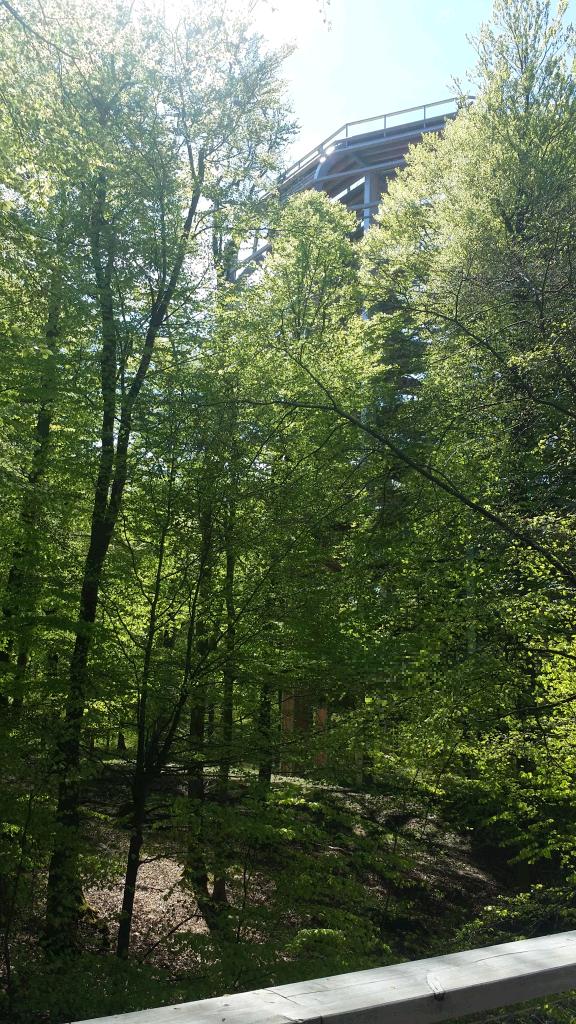
#> input picture content/bwinf1/35_Rhinozelfant/beispieldaten/rhinozelfant1.png, 576 x 1024 px
$ jupyter execute rhinozelfant_loesung.ipynb
#> lines starting #> are read from the running program, lines starting #| are printed output that depends on the picture; after the words box and inside, x2 and y2 are one past the last pixel; in counts of white or black regions, pixels touching at a corner belong together
### Rhinozelfant – Lösung Schritt für Schritt

*35. Bundeswettbewerb Informatik (2016), 1. Runde, Aufgabe 2*

Im Urwald von Informatien ist ein Rhinozelfant gefunden worden. Die Forscher sind begeistert: Zum ersten Mal seit Jahrhunderten wurde ein bislang unbekanntes Großtier entdeckt. Es stellt sich die Frage, warum diese Tiere so lange verborgen geblieben sind. Offenbar verfügen sie über einen besonders guten Tarnmechanismus.

Nachdem die ersten Rhinozelfanten in einen Zoo gebracht wurden, stellten die Tierpfleger fest, dass diese – ähnlich wie Chamäleons – die Farbe ihrer Haut an beliebige Umgebungen anpassen können. Wenn ein Rhinozelfant merkt, dass es beobachtet wird, nimmt jede seiner Hautschuppen die Umgebungsfarbe der dem Betrachter gegenüberliegenden Körperseite an. Dadurch wird es für den Beobachter quasi „durchsichtig“.

Mit modernen Digitalkameras ist es allerdings möglich, Rhinozelfanten zu erkennen: Wenn die Auflösung nur hoch genug ist, wird jede Hautschuppe durch mehrere nebeneinander liegende Pixel dargestellt. Weil alle diese Pixel dieselbe Schuppe abbilden, haben sie genau die gleiche Farbe. Dadurch kann man feststellen, welche Pixel in einem Bild möglicherweise einen Rhinozelfanten darstellen.

Es sollen nun mehrere Fotos aus dem Rhinozelfantenwald geprüft werden, ob darauf vielleicht ein Rhinozelfant abgebildet ist.

#### Aufgabe 2

Erstelle ein Programm, das diejenigen Pixel eines Bildes weiß färbt, die zu einem Rhinozelfanten gehören könnten.

Unter bundeswettbewerb-informatik.de sind einige Fotos zur Verfügung gestellt. Auf welchen ist ein Rhinozelfant abgebildet?

**Zu den Beispieldaten:** Es gibt neun Fotos (`rhinozelfant1` bis `rhinozelfant9`, je 1 bis 6 Megapixel). Im Ordner `beispieldaten` liegt nur `rhinozelfant1.png`. Die anderen acht gibt es nur als große ZIP-Archive auf https://bwinf.de/bundeswettbewerb/35/1/ (`RhinozelfantPNG.zip`, 71 MB). Dieses Notebook rechnet deshalb nur mit Bild 1 und mit eigenen kleinen Testbildern. Die Ergebnisse für alle neun Bilder habe ich mit denselben Regeln vorab berechnet und trage sie in einer Tabelle ein.

## Was dir bei dieser Aufgabe hilft

**Algorithmische Kenntnisse**
- **Nachbarn eines Gitterpunkts:** Ein Bild ist ein Gitter aus Pixeln. Jedes Pixel hat bis zu vier Nachbarn (oben, unten, links, rechts). Am Rand fehlen manche; dort darf man nicht außerhalb der Liste lesen.
- **Ergebnis in ein neues Bild schreiben:** Würde man das Bild beim Prüfen gleich weiß färben, würden schon gefärbte Pixel die Prüfung der nächsten Pixel verfälschen (weiß wäre dann plötzlich eine „gleiche Farbe“). Deshalb prüft man im Original und schreibt in eine Kopie.
- **Zwei verschachtelte Schleifen** über Zeilen und Spalten (zweidimensionale Liste).

**Nützliche Funktionen und Bibliotheken**
- **Pillow** (`from PIL import Image`): `Image.open(...)` öffnet ein Bild, `.convert('RGB')` sorgt für drei Werte je Pixel, `.size` liefert Breite und Höhe, `list(bild.getdata())` die Pixel als Liste von Tupeln `(rot, grün, blau)`. Zwei Tupel vergleicht man mit `==`.
- **matplotlib** (`plt.imshow`) zeigt eine Liste von Zeilen aus Farbtupeln als Bild an (hier nur zur Anzeige).

## Die Idee

Eine Hautschuppe wird durch **mehrere nebeneinander liegende Pixel** mit **genau derselben Farbe** abgebildet. Jedes Pixel einer Schuppe hat dann mindestens einen Nachbarn (links, rechts, oben oder unten) mit derselben Farbe. Das ist unser Kriterium:

> Ein Pixel **könnte zu einem Rhinozelfanten gehören**, wenn mindestens eines seiner vier Nachbarpixel **genau** die gleiche Farbe hat. Dann färben wir es weiß.

Bei einem normalen Foto rauscht die Kamera: Zwei benachbarte Pixel haben meist nicht exakt dieselben Rot-, Grün- und Blauwerte. Die Umgebung bleibt also unverändert farbig, und nur die Rhinozelfantenschuppen (sowie ein paar zufällig gleiche Pixel, siehe unten) werden weiß. Dann sieht man das Tier als weiße Fläche.

**Warum alle vier Nachbarn?** Prüft man nur einen Nachbarn (z. B. nur den rechten), dann bekommt das letzte Pixel jeder Schuppenzeile keine Markierung, und es entstehen Streifen am Rand. Alle vier Richtungen vermeiden das, das macht auch der Vorschlag der Lösungshinweise.

Ob wirklich ein Rhinozelfant zu sehen ist, entscheidet am Ende der Mensch am Bildschirm.

## Schritt 1: Ein kleines Testbild

Wir bauen uns ein Bild von Hand, damit wir das Verfahren prüfen können. Ein Bild ist eine Liste von Zeilen, jede Zeile eine Liste von Farben `(rot, grün, blau)`. Hier gibt es vier Farben: `a`, `b`, `c`, `d`. Die Farbe `a` kommt in einem 2×3-Block vor (die „Schuppe“), alle anderen Pixel haben jeweils nur zufällig etwas Passendes in der Nähe oder gar nichts.

[cell 1]
a = (10, 200, 30)
b = (11, 199, 31)
c = (12, 201, 29)
d = (13, 198, 32)

test = [[b, c, d, b, c],
        [c, a, a, a, d],
        [d, a, a, a, b],
        [b, d, c, b, d],
        [c, b, d, d, a]]


def zeige_zeilen(bild):
    """Gibt jedes Pixel als Buchstabe aus (nur für unser Testbild mit den Farben a bis d)."""
    namen = {a: 'a', b: 'b', c: 'c', d: 'd', (255, 255, 255): 'W'}
    for zeile in bild:
        print(' '.join(namen[p] for p in zeile))


zeige_zeilen(test)

Von Hand gedacht: Alle sechs `a` im Block haben einen gleichfarbigen Nachbarn. Außerdem stehen unten zwei `d` nebeneinander (Zeile 5, Spalten 3 und 4). Das `a` in der Ecke unten rechts hat keinen `a`-Nachbarn. Sonst gibt es keine gleichen Nachbarn. Es müssten also genau **8 Pixel** weiß werden.

## Schritt 2: Hat ein Pixel einen gleichfarbigen Nachbarn?

Zuerst eine Funktion für ein einzelnes Pixel in Zeile `i` und Spalte `j`. Die Bedingungen `i > 0` usw. verhindern, dass wir über den Rand hinaus lesen. Beachte: In Python bedeutet `bild[-1]` das **letzte** Element. Ohne die Randprüfung würde man bei `i = 0` also die letzte Zeile als „Nachbarn“ vergleichen, ohne Fehlermeldung. Das wäre ein stiller Fehler.

[cell 2]
def hat_gleichen_nachbarn(bild, i, j):
    """True, wenn mindestens eines der vier Nachbarpixel von (i, j) genau dieselbe Farbe hat."""
    hoehe = len(bild)
    breite = len(bild[0])
    farbe = bild[i][j]
    if i > 0 and bild[i - 1][j] == farbe:             # oben
        return True
    if i < hoehe - 1 and bild[i + 1][j] == farbe:     # unten
        return True
    if j > 0 and bild[i][j - 1] == farbe:             # links
        return True
    if j < breite - 1 and bild[i][j + 1] == farbe:    # rechts
        return True
    return False


print(hat_gleichen_nachbarn(test, 1, 1))    # a im Block
print(hat_gleichen_nachbarn(test, 4, 4))    # einzelnes a in der Ecke
print(hat_gleichen_nachbarn(test, 0, 0))    # b in der Ecke oben links

## Schritt 3: Das ganze Bild

Jetzt zwei verschachtelte Schleifen. Das Ergebnis schreiben wir in eine **neue** Liste, das Original bleibt unverändert. Pixel ohne gleichen Nachbarn behalten ihre Farbe, die anderen werden weiß. Zusätzlich zählen wir mit, wie viele Pixel wir weiß gefärbt haben (nicht einfach alle weißen Pixel zu zählen: Im Original kann es schon reinweiße Pixel geben).

[cell 3]
WEISS = (255, 255, 255)


def markiere(bild):
    """Liefert ein neues Bild (Pixel mit gleichfarbigem Nachbarn werden weiß, die anderen bleiben, wie sie sind)
    und die Anzahl der weiß gefärbten Pixel."""
    ergebnis = []
    anzahl = 0
    for i in range(len(bild)):
        zeile = []
        for j in range(len(bild[0])):
            if hat_gleichen_nachbarn(bild, i, j):
                zeile.append(WEISS)
                anzahl += 1
            else:
                zeile.append(bild[i][j])
        ergebnis.append(zeile)
    return ergebnis, anzahl


ergebnis_test, anzahl_test = markiere(test)
zeige_zeilen(ergebnis_test)
print('weiß gefärbte Pixel:', anzahl_test)

Genau die erwarteten 8 Pixel sind weiß: der 2×3-Block und das `d`-Paar.

**Warum nicht gleich im Original färben?** Das Original bleibt unverändert, weil sonst ein frisch gefärbtes weißes Pixel beim nächsten Pixel wie ein „gleicher Nachbar“ wirken könnte, wenn dieses ebenfalls weiß wäre. Auch das liefe ohne Fehlermeldung, aber mit falschem Ergebnis.

## Schritt 4: Ein echtes Foto einlesen

Jetzt `rhinozelfant1.png` (576 × 1024 Pixel). Mit Pillow lesen wir die Pixel als flache Liste ein und schneiden sie in Zeilen der Breite `breite` auf.

[cell 4]
from PIL import Image


def lade_bild(dateiname):
    """Liest ein Bild und gibt es als Liste von Zeilen aus Farbtupeln (rot, grün, blau) zurück."""
#> called with dateiname = 'beispieldaten/rhinozelfant1.png'
    foto = Image.open(dateiname).convert('RGB')
#> foto is the input picture: PIL image 576x1024 RGB; mean R, G, B 91.3, 104.8, 78.3
    breite, hoehe = foto.size
#> breite = 576; hoehe = 1024
    pixel = list(foto.getdata())
#> pixel = 589824 items
    return [pixel[zeile * breite:(zeile + 1) * breite] for zeile in range(hoehe)]


bild1 = lade_bild('beispieldaten/rhinozelfant1.png')
#> bild1 = 1024 items
print('Höhe:', len(bild1), 'Breite:', len(bild1[0]), 'Pixel:', len(bild1) * len(bild1[0]))
#| Höhe: 1024 Breite: 576 Pixel: 589824
print('erstes Pixel:', bild1[0][0])
#| erstes Pixel: (198, 222, 222)
farben1 = set()
for zeile in bild1:
    for pixel in zeile:
        farben1.add(pixel)
#> after the loop, farben1 = 2822 items
print('verschiedene Farben:', len(farben1))
#| verschiedene Farben: 2822

Bei einem Foto mit 590 000 Pixeln gibt es nur rund 2800 verschiedene Farben, also teilen sich viele Pixel eine Farbe. Wir markieren jetzt und zeigen Original und Ergebnis nebeneinander.

[cell 5]
import matplotlib.pyplot as plt

markiert1, weiss1 = markiere(bild1)
#> the loop in markiere (call 2), `for i in range(len(bild)):` made 1024 passes
print('weiß gefärbte Pixel:', weiss1, 'von', len(bild1) * len(bild1[0]))
#| weiß gefärbte Pixel: 206274 von 589824
print('Anteil: %.1f %%' % (100 * weiss1 / (len(bild1) * len(bild1[0]))))
#| Anteil: 35.0 %

bilder_paar, achsen = plt.subplots(1, 2, figsize=(8, 7))
achsen[0].imshow(bild1)
achsen[0].set_title('Original')
achsen[1].imshow(markiert1)
achsen[1].set_title('weiß markiert')
for achse in achsen:
    achse.axis('off')
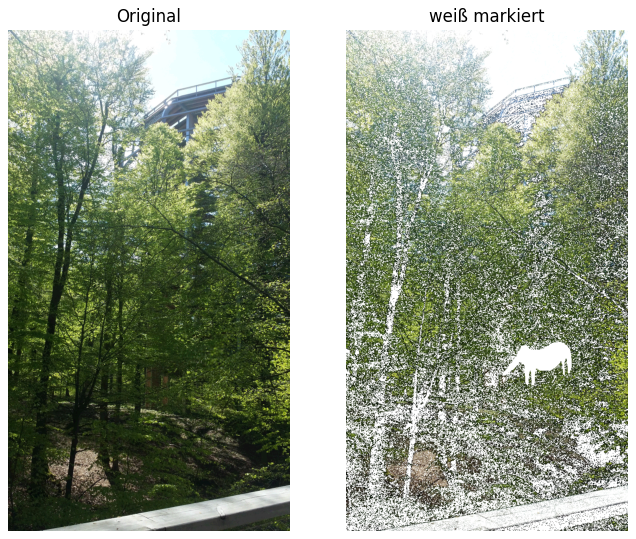
#> figure drawn by matplotlib, 2 panels

In der unteren Bildhälfte sieht man bei den Büschen eine zusammenhängende weiße Fläche in Tierform: ein **Rhinozelfant**. Das passt zu den Lösungshinweisen, die für Bild 1 „Rhinozelfant: ja“ angeben. Auch an anderen Stellen (vor allem in hellen Bereichen oben) sind viele Pixel weiß, weil dort zufällig viele Nachbarn exakt gleich sind. Das stört nicht, weil man das Tier an seinem Umriss erkennt. Je höher der weiße Anteil der Gesamtfläche ist, desto schwerer wird das Erkennen.

## Schritt 5: Warum alle vier Nachbarn?

Zur Kontrolle der Begründung oben vergleichen wir am Testbild mit einer Variante, die nur den **rechten** Nachbarn prüft.

[cell 6]
def markiere_nur_rechts(bild):
    """Falsche Variante: nur der rechte Nachbar wird verglichen."""
    ergebnis = []
    for i in range(len(bild)):
        zeile = []
        for j in range(len(bild[0]) - 1):
            if bild[i][j] == bild[i][j + 1]:
                zeile.append(WEISS)
            else:
                zeile.append(bild[i][j])
        zeile.append(bild[i][-1])           # letzte Spalte: kein rechter Nachbar
        ergebnis.append(zeile)
    return ergebnis


print('vier Nachbarn:')
zeige_zeilen(ergebnis_test)
print()
print('nur rechter Nachbar:')
zeige_zeilen(markiere_nur_rechts(test))

Mit dem rechten Nachbarn allein fehlt jeweils das **letzte** Pixel jeder Schuppenzeile (das rechte `a` bleibt farbig), und das `d`-Paar wird nur halb gefärbt. Bei einem ganzen Rhinozelfanten bleibt so ein Rand von Pixeln farbig. Das zeigen die Lösungshinweise als Streifen im Ergebnisbild. Mit allen vier Richtungen wird jede Schuppe vollständig weiß.

## Alle neun Bilder

Dieselben Regeln habe ich für alle neun Fotos aus `RhinozelfantPNG.zip` laufen lassen (dort mit numpy, weil 6 Megapixel in reinem Python lange dauern; für Bild 1 ergibt numpy denselben weißen Anteil wie die Funktion oben, siehe nächster Abschnitt). Auf dem Ergebnisbild habe ich nachgesehen, ob eine zusammenhängende weiße Tierform zu erkennen ist:

| Bild | Größe | weißer Anteil | Rhinozelfant? |
|---|---|---|---|
| 1 | 576 × 1024 | 35,0 % | **ja** (kleiner, unten) |
| 2 | 3000 × 2000 | 30,2 % | **ja** (groß, in der Mitte) |
| 3 | 2000 × 3000 | 19,7 % | nein |
| 4 | 2000 × 3000 | 30,3 % | **ja** (links, am Bach) |
| 5 | 3000 × 2000 | 19,0 % | nein |
| 6 | 3000 × 2000 | 28,4 % | nein |
| 7 | 2000 × 3000 | 25,7 % | nein |
| 8 | 2000 × 3000 | 19,2 % | **ja** (unten, im Gras) |
| 9 | 3000 × 2000 | 24,4 % | **ja** (oben in der Mitte) |

Das stimmt mit den Lösungshinweisen überein: **Rhinozelfanten sind auf den Bildern 1, 2, 4, 8 und 9 zu sehen.** Der weiße Anteil allein verrät den Rhinozelfanten nicht (Bild 3 hat 19,7 %, Bild 4 hat 30,3 %): Er hängt auch davon ab, wie rauschfrei ein Foto ist. Erst die **Form** der weißen Fläche zeigt das Tier.

Wer die anderen Bilder selbst prüfen will, lädt sie von der BWINF-Seite und ruft `lade_bild` und `markiere` auf, eventuell nach Verkleinern auf einen Ausschnitt, damit es nicht zu lange dauert.

## Für Neugierige: schneller mit numpy

Die Schleifen oben brauchen für Bild 1 einige Sekunden. Mit der Bibliothek **numpy** lässt sich das ganze Bild auf einmal vergleichen: `a[:, 1:] == a[:, :-1]` vergleicht jedes Pixel mit seinem linken Nachbarn, `.all(axis=2)` verlangt, dass alle drei Farbwerte gleich sind. Aus den Treffern für „Pixel gleich seinem Nachbarn“ markieren wir beide Pixel des Paares. Hier die Probe, dass das dasselbe liefert wie unsere Funktion:

[cell 7]
import numpy as np


def markiere_numpy(bild):
    a = np.array(bild)
    weiss = np.zeros(a.shape[:2], dtype=bool)
    gleich = (a[:, 1:] == a[:, :-1]).all(axis=2)     # Paare nebeneinander
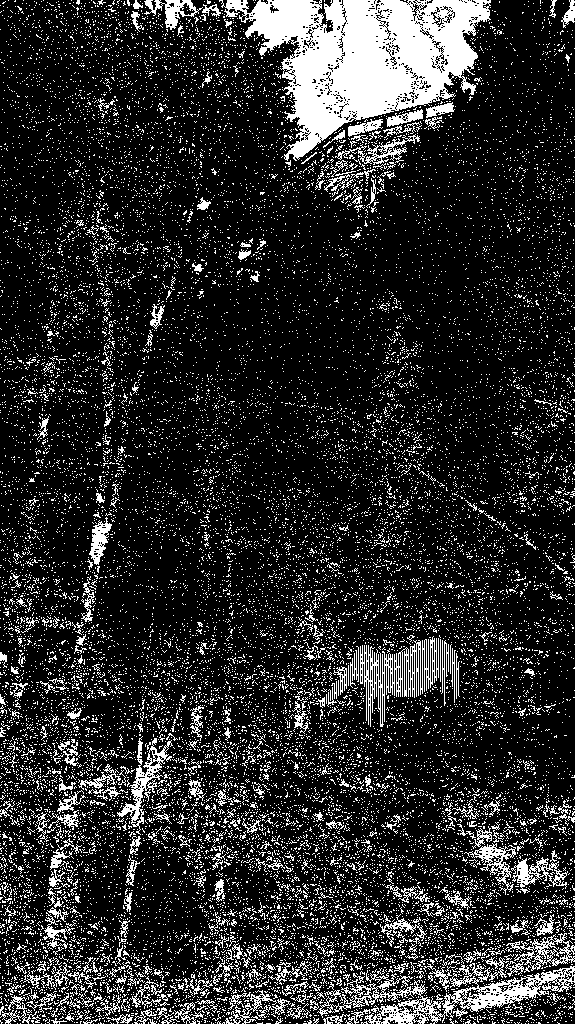
#> gleich: shape (1024, 575) bool; 16.6% white; 21327 white regions (20955 under 20 px), largest, box (x1, y1, x2, y2) and area: (219, 0, 491, 161) 21327, (317, 957, 575, 1024) 4748, (360, 636, 439, 727) 2294
    weiss[:, 1:] |= gleich
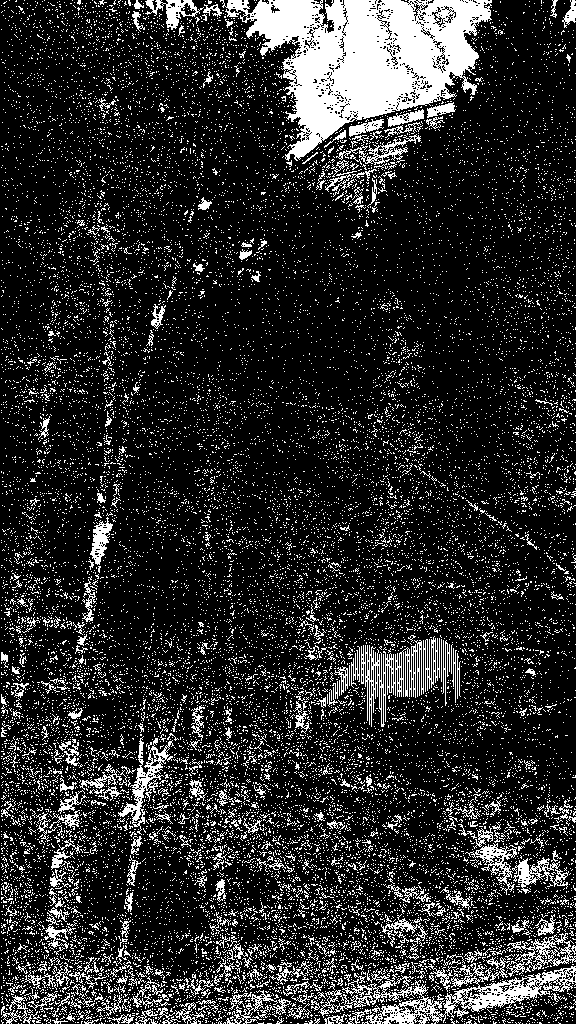
#> weiss: shape (1024, 576) bool; 16.6% white; 21327 white regions (20955 under 20 px), largest, box (x1, y1, x2, y2) and area: (220, 0, 492, 161) 21327, (318, 957, 576, 1024) 4748, (361, 636, 440, 727) 2294
    weiss[:, :-1] |= gleich
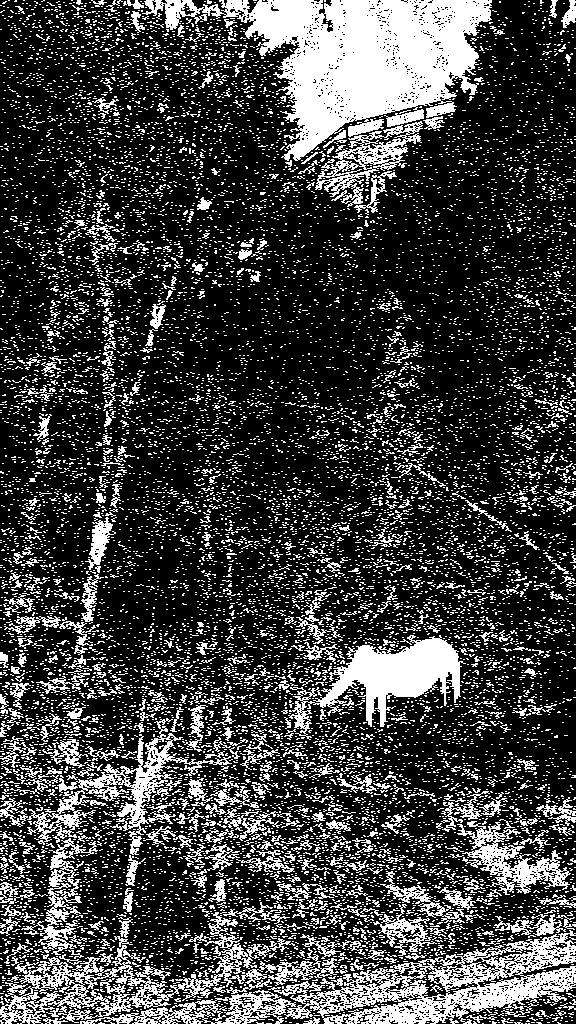
#> weiss: shape (1024, 576) bool; 25.3% white; 13323 white regions (12711 under 20 px), largest, box (x1, y1, x2, y2) and area: (142, 0, 492, 161) 25117, (268, 930, 576, 1024) 10737, (288, 635, 466, 740) 6865
    gleich = (a[1:] == a[:-1]).all(axis=2)           # Paare übereinander
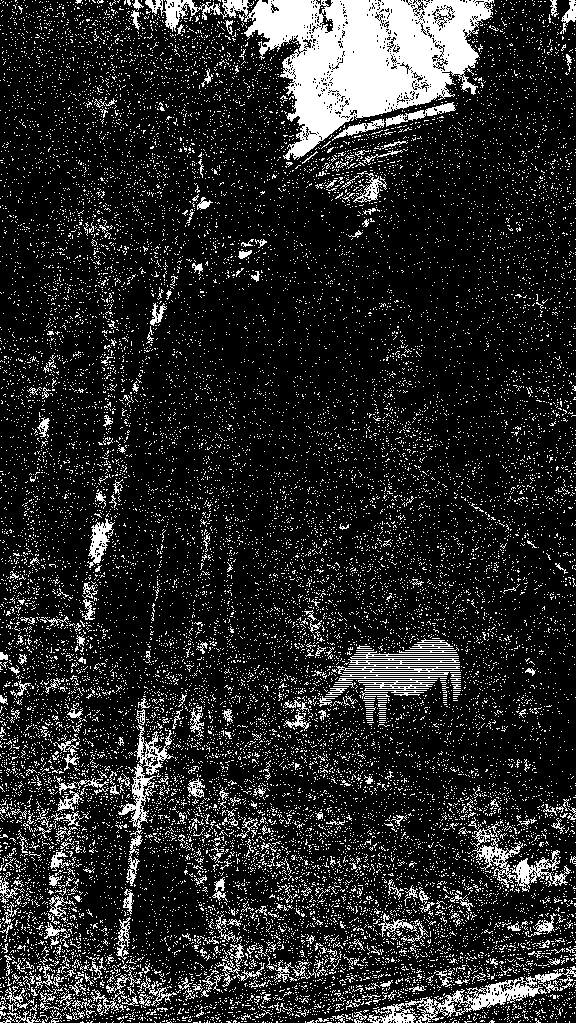
#> gleich: shape (1023, 576) bool; 15.5% white; 21177 white regions (20830 under 20 px), largest, box (x1, y1, x2, y2) and area: (145, 0, 494, 160) 22139, (367, 966, 576, 1023) 2560, (336, 651, 460, 696) 2102
    weiss[1:] |= gleich
    weiss[:-1] |= gleich
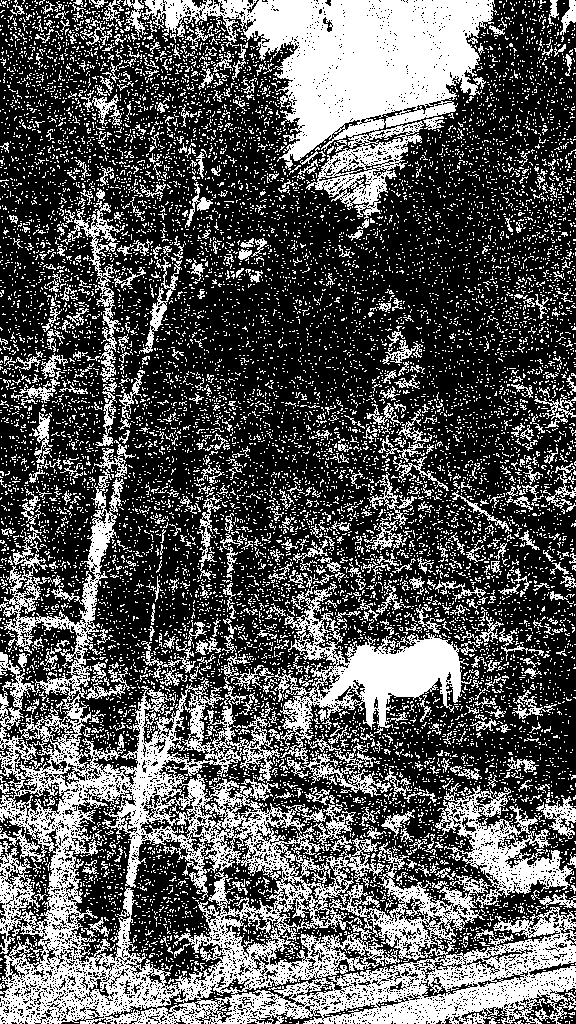
#> weiss: shape (1024, 576) bool; 35% white; 11400 white regions (10793 under 20 px), largest, box (x1, y1, x2, y2) and area: (0, 440, 576, 1024) 80523, (142, 0, 497, 219) 30971, (274, 583, 483, 764) 10710
    return weiss


weiss_np = markiere_numpy(bild1)
print('weiße Pixel mit numpy:', int(weiss_np.sum()))
#| weiße Pixel mit numpy: 206274
print('gleiche Menge wie die Schleifen:', int(weiss_np.sum()) == weiss1)
#| gleiche Menge wie die Schleifen: True

**Weitere Gedanken:** Statt „genau gleich“ könnte man auch „fast gleich“ (kleiner Abstand der Farbwerte) zulassen. Das wäre aber schwerer zu begründen und würde auch viele Pixel von Wiesen oder Himmel erfassen. Die Aufgabe sagt „genau die gleiche Farbe“, also nehmen wir genau gleich.

## Zum Schluss: Geht das mit MiniZinc?

Technisch ja, **sinnvoll** ist es hier aber nicht. MiniZinc ist für Probleme gedacht, bei denen ein Solver etwas **suchen** muss (Zuordnungen, Pläne, Rätsel). Hier gibt es nichts zu suchen: Für jedes Pixel ist das Ergebnis direkt aus den Nachbarn ablesbar, also eine reine Berechnung. Ich habe es trotzdem gemessen, mit diesem Modell (`rhinozelfant.mzn`). Jede Farbe wird dazu als eine Zahl `rot * 65536 + grün * 256 + blau` übergeben; die Bedingung „Nachbar mit derselben Farbe“ steht in einer Array-Comprehension, die mit `\/` (oder) und `/\` (und) die Randfälle abfängt:

```minizinc
int: H;                                   % Höhe
int: W;                                   % Breite
array[1..H, 1..W] of int: f;              % Farbe als Zahl rot*65536 + grün*256 + blau

% weiss[i,j] = 1, wenn mindestens ein Nachbar dieselbe Farbe hat
array[1..H, 1..W] of 0..1: weiss = array2d(1..H, 1..W,
  [ bool2int( (i > 1 /\ f[i-1, j] = f[i, j]) \/ (i < H /\ f[i+1, j] = f[i, j])
           \/ (j > 1 /\ f[i, j-1] = f[i, j]) \/ (j < W /\ f[i, j+1] = f[i, j]) )
  | i in 1..H, j in 1..W ]);

solve satisfy;
output ["\(sum(i in 1..H, j in 1..W)(weiss[i, j]))\n"];
```

Test mit unserem 5×5-Testbild von oben (Farben `a` bis `d` als 1 bis 4 geschrieben, Daten als `.dzn`-Datei):

**Ausgabe:**

```
8
```

Das sind dieselben **8 weißen Pixel** wie in Python. Für das echte Bild 1 erzeugt die folgende Python-Zelle die Datendatei `rhinozelfant1.dzn` (590 000 Zahlen):

[cell 8]
def als_dzn(bild):
    """Bild als MiniZinc-Daten: Farbe = rot * 65536 + grün * 256 + blau."""
    zahlen = []
    for zeile in bild:
        for (r, g, b) in zeile:
            zahlen.append(str(r * 65536 + g * 256 + b))
    return 'H = %d;\nW = %d;\nf = array2d(1..H, 1..W, [%s]);\n' % (len(bild), len(bild[0]), ', '.join(zahlen))


dzn1 = als_dzn(bild1)
print('Länge der Datendatei in Zeichen:', len(dzn1))
#| Länge der Datendatei in Zeichen: 5424366
